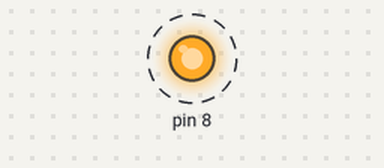
The sketch below on a simulated Arduino Uno, built with avr-gcc and run on an emulated ATmega328P. On the bench: output pins drawn as LEDs (lit = HIGH). Dashed ring = blinking. What the sketch prints to the serial monitor is not drawn.

Above: at 0.2 s.
Timing chart, 0 to 3.0 s (numbered marks = the images above):
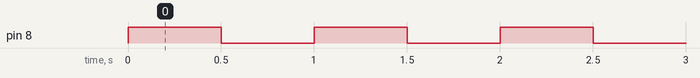

Measured:
- by itself, pin 8: alternates HIGH for 0.50 s and LOW for 0.50 s

The sketch:

blink-default.ino
```cpp
// Lesson 2: blink an external LED on pin 8.
unsigned int onTime = 500;    // ms LED stays on
unsigned int offTime = 500;   // ms LED stays off

void setup() {
  Serial.begin(9600);
  pinMode(8, OUTPUT);
  Serial.println("ready");
}

void loop() {
  digitalWrite(8, HIGH);
  Serial.println("D8 HIGH");
  delay(onTime);
  digitalWrite(8, LOW);
  Serial.println("D8 LOW");
  delay(offTime);
}
```
